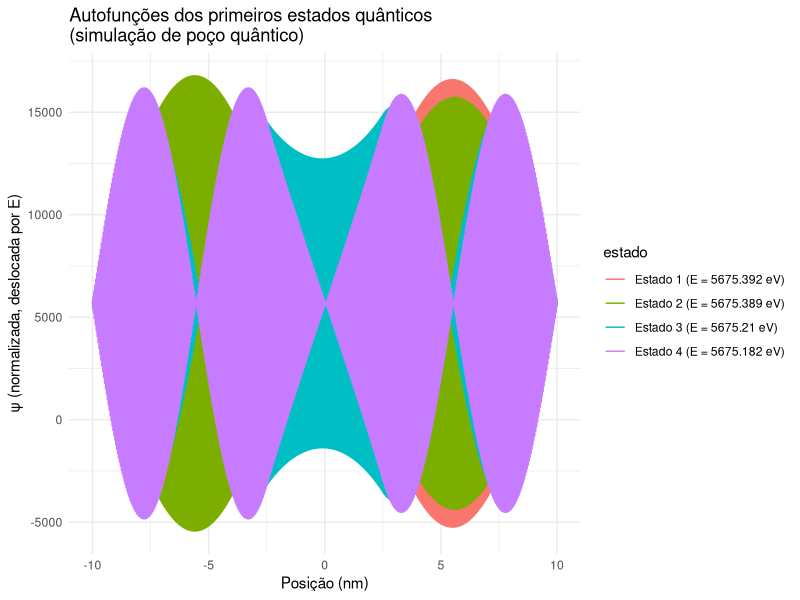

This chart was generated by the following R code:
# Simulação de uma "célula fotovoltaica quântica" usando um poço quântico

# Carregar a biblioteca necessária
library(ggplot2)

# Constantes físicas
const_hbar <- 1.0545718e-34         # Constante de Planck reduzida (J.s)
massa_electron <- 9.10938356e-31    # Massa do elétron (kg)
# Exemplo: GaAs, onde a massa efetiva é aproximadamente 0.067 vezes a massa do elétron
massa_efetiva <- 0.067 * massa_electron  

# Parâmetros da malha espacial
n_pontos <- 1000                  # Número de pontos da malha
x_min <- -10e-9                   # Limite inferior (m)
x_max <- 10e-9                    # Limite superior (m)
x <- seq(x_min, x_max, length.out = n_pontos)
dx <- x[2] - x[1]                 # Espaçamento da malha

# Definição do potencial V(x)
# Dentro do poço: V = 0; fora do poço: V = V_barreira (por exemplo, 0.3 eV)
V0 <- 0                           # Potencial dentro do poço (J)
V_barreira <- 0.3 * 1.60218e-19    # Potencial da barreira (J) (0.3 eV)
V <- rep(V_barreira, n_pontos)     # Inicializa V com o valor da barreira

# Definir a largura do poço (por exemplo, 5 nm) e posicioná-lo no centro da malha
largura_poco <- 5e-9              # Largura do poço (m)
centro <- round(n_pontos / 2)
pontos_poco <- round(largura_poco / dx)
inicio_poco <- centro - round(pontos_poco / 2)
fim_poco <- centro + round(pontos_poco / 2)
V[inicio_poco:fim_poco] <- V0      # Dentro do poço, V = 0

# Construção da matriz Hamiltoniana H usando diferenças finitas
# A equação de Schrödinger estacionária:
#   - (ℏ²/(2*m)) d²ψ/dx² + V(x) ψ = E ψ
# Discretizando a segunda derivada:
#   ψ''(x) ≈ [ψ(x+dx) - 2ψ(x) + ψ(x-dx)] / (dx)²
# Portanto, o coeficiente para o operador cinético é:
coeficiente <- -const_hbar^2 / (2 * massa_efetiva) / (dx^2)

# Construir a matriz T (parte cinética) manualmente preenchendo as diagonais
T <- matrix(0, nrow = n_pontos, ncol = n_pontos)
for (i in 1:n_pontos) {
  T[i, i] <- -2
  if (i > 1) {
    T[i, i - 1] <- 1
  }
  if (i < n_pontos) {
    T[i, i + 1] <- 1
  }
}
T <- coeficiente * T

# Construir a matriz Hamiltoniana: H = T + V(x) na diagonal
H <- T + diag(V)

# Resolver o problema de autovalores: H · ψ = E · ψ
solucao <- eigen(H, symmetric = TRUE)
autovalores <- solucao$values      # Energias em Joules
autovetores <- solucao$vectors      # Autofunções

# Converter as energias de Joules para elétron-volts (eV)
autovalores_eV <- autovalores / 1.60218e-19

# Exibir os níveis de energia dos 4 primeiros estados
cat("Níveis de energia dos 4 primeiros estados (em eV):\n")
print(autovalores_eV[1:4])

# Plotar as primeiras 4 autofunções normalizadas e deslocadas verticalmente
num_estados <- 4   # Número de estados a serem plotados
dados_plot <- data.frame()

for (i in 1:num_estados) {
  psi <- autovetores[, i]
  norma <- sqrt(sum(psi^2) * dx)
  psi_norm <- psi / norma
  
  energia_atual <- autovalores_eV[i]
  dados_plot <- rbind(dados_plot,
                      data.frame(x = x * 1e9,         # converter posição para nm
                                 psi = psi_norm + energia_atual,
                                 estado = paste("Estado", i, "(E =", round(energia_atual, 3), "eV)")))
}

ggplot(dados_plot, aes(x = x, y = psi, color = estado)) +
  geom_line() +
  labs(x = "Posição (nm)",
       y = "ψ (normalizada, deslocada por E)",
       title = "Autofunções dos primeiros estados quânticos\n(simulação de poço quântico)") +
  theme_minimal()

